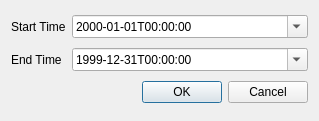
<?xml version="1.0" encoding="UTF-8"?>
<ui version="4.0">
 <class>ExtractTimeDialog</class>
 <widget class="QDialog" name="ExtractTimeDialog">
  <property name="geometry">
   <rect>
    <x>0</x>
    <y>0</y>
    <width>319</width>
    <height>121</height>
   </rect>
  </property>
  <property name="windowTitle">
   <string>Extract Time Interval</string>
  </property>
  <layout class="QGridLayout" name="gridLayout">
   <item row="1" column="1">
    <widget class="QDateTimeEdit" name="endtime">
     <property name="date">
      <date>
       <year>1999</year>
       <month>12</month>
       <day>31</day>
      </date>
     </property>
     <property name="displayFormat">
      <string>yyyy-MM-ddThh:mm:ss</string>
     </property>
     <property name="calendarPopup">
      <bool>true</bool>
     </property>
     <property name="timeSpec">
      <enum>Qt::UTC</enum>
     </property>
    </widget>
   </item>
   <item row="2" column="1">
    <widget class="QDialogButtonBox" name="buttonBox">
     <property name="orientation">
      <enum>Qt::Horizontal</enum>
     </property>
     <property name="standardButtons">
      <set>QDialogButtonBox::Cancel|QDialogButtonBox::Ok</set>
     </property>
    </widget>
   </item>
   <item row="0" column="1">
    <widget class="QDateTimeEdit" name="starttime">
     <property name="displayFormat">
      <string>yyyy-MM-ddThh:mm:ss</string>
     </property>
     <property name="calendarPopup">
      <bool>true</bool>
     </property>
     <property name="timeSpec">
      <enum>Qt::UTC</enum>
     </property>
    </widget>
   </item>
   <item row="0" column="0">
    <widget class="QLabel" name="label">
     <property name="text">
      <string>Start Time</string>
     </property>
    </widget>
   </item>
   <item row="1" column="0">
    <widget class="QLabel" name="label_2">
     <property name="frameShape">
      <enum>QFrame::NoFrame</enum>
     </property>
     <property name="frameShadow">
      <enum>QFrame::Plain</enum>
     </property>
     <property name="midLineWidth">
      <number>1</number>
     </property>
     <property name="text">
      <string>End Time</string>
     </property>
    </widget>
   </item>
  </layout>
 </widget>
 <resources/>
 <connections>
  <connection>
   <sender>buttonBox</sender>
   <signal>accepted()</signal>
   <receiver>ExtractTimeDialog</receiver>
   <slot>accept()</slot>
   <hints>
    <hint type="sourcelabel">
     <x>248</x>
     <y>254</y>
    </hint>
    <hint type="destinationlabel">
     <x>157</x>
     <y>274</y>
    </hint>
   </hints>
  </connection>
  <connection>
   <sender>buttonBox</sender>
   <signal>rejected()</signal>
   <receiver>ExtractTimeDialog</receiver>
   <slot>reject()</slot>
   <hints>
    <hint type="sourcelabel">
     <x>316</x>
     <y>260</y>
    </hint>
    <hint type="destinationlabel">
     <x>286</x>
     <y>274</y>
    </hint>
   </hints>
  </connection>
 </connections>
</ui>
